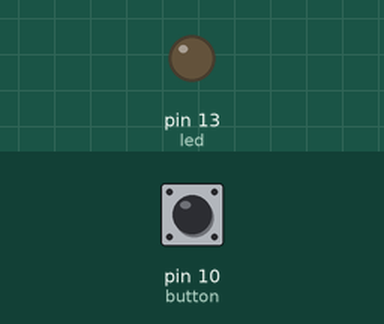
This sketch was run on a simulated Arduino Uno, built with avr-gcc and run on an emulated ATmega328P. Shown: output pins drawn as LEDs (lit = HIGH). The inputs (shaded band) are chosen by the test bench; at power-on: pin 10 (button) LOW.

Above: at 1.2 s.
1.3 s: pin 10 (button) pulled HIGH for 1 s
At 1.9 s:
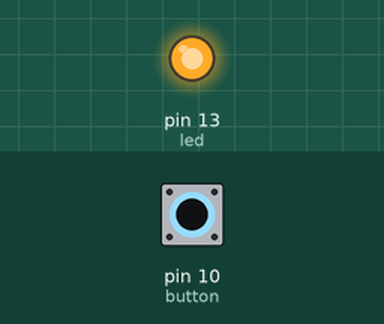
Timing chart, 0 to 4.3 s (numbered marks = the images above; inputs shaded):
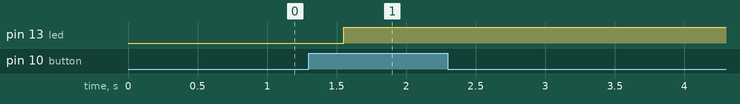

Measured:
- after the input at 1.3 s, pin 13 (led): LOW → HIGH after 0.25 s

The sketch:

2.3d-5Presses-LightUp.ino
```cpp
int button= 10; //button connected to pin 10
int buttonState= 0; /*set the button state test
variable = 0, equivalent to the state that the button
has not been pressed */
int led= 13;
int count= 0;

void setup() {
  pinMode(button, INPUT); /* assuming that the
  button is an input */
  pinMode(led, OUTPUT);
  Serial.begin(9600);
}

void loop() {
  /* while loop checks the number of button presses.
  If the button has not been pressed 5 times, the
  following commands outside the loop will not be
  executed
  Variable count controls the number of button
  presses */
  while(count < 5) {
    buttonState = digitalRead(button);
    if(buttonState == HIGH) {
      count= count +1;
      delay(50); // wait 50ms to avoid Arduino misreading the button signal
    }
  }
  digitalWrite(led, HIGH); //turn on the light
}
```
